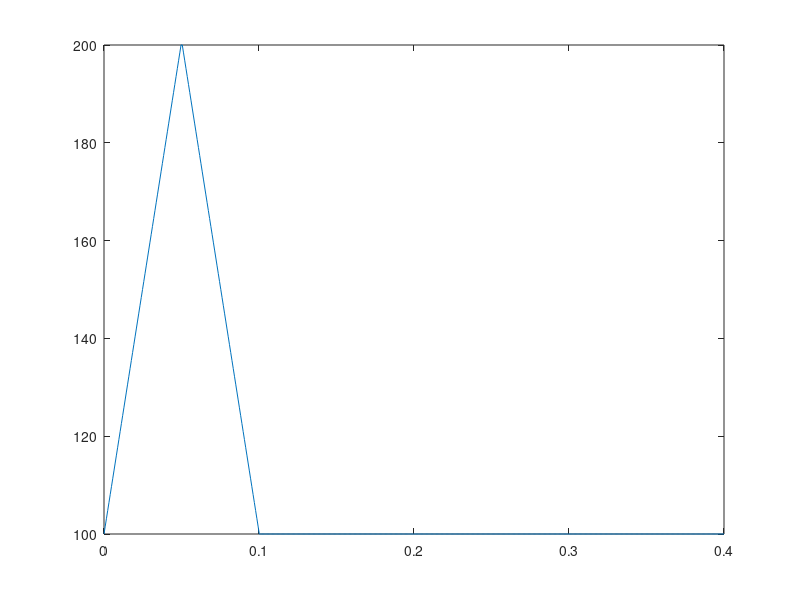

Source code (MATLAB): (Note: this script raises an error after producing the figure.)
clc
clear
close all
%% Params

f = 2.5; % Hz
T = 1/f;

N = 500;
publish_rate = f*N

V_thrust = 2000; % mm/s
V_swing = 2000; % mm/s
V_return = 2000; % mm/s

L_touchdown = 100; % mm
L_liftoff = 200; % mm
L_swing = 100; % mm


%% Calculation

h = L_touchdown*ones(N,1);
t = linspace(0,T,N);

% thrust phase (1)
dh_thrust = L_liftoff - L_touchdown;
T_thrust = dh_thrust / V_thrust;
i_thrust = int32(T_thrust / T * N);
t_thrust = linspace(0,T_thrust,i_thrust);
h(1:i_thrust) = L_touchdown + (t_thrust/T_thrust).*(dh_thrust);

% swing phase (2)
dh_swing = L_swing - L_liftoff;
T_swing = -dh_swing / V_swing;
i_swing = int32(T_swing / T * N);
t_swing = -linspace(0,T_swing,i_swing);
h(i_thrust+1:i_thrust+i_swing) = L_liftoff - (t_swing/T_swing).*dh_swing;

% return phase (3)
dh_return = L_touchdown - L_swing;
T_return = dh_return / V_return;
i_return = int32(T_return / T * N);
t_return = linspace(0,T_return,i_return);
h(i_thrust+i_swing+1:i_thrust+i_swing+i_return) = L_swing + (t_return/T_return).*dh_return;

%% Visualize

figure
plot(t,h)


%% Save

x = zeros(N,1);
z = zeros(N,1);
dat = [x -h z];
writematrix(dat, 'jump-test.csv', 'Delimiter', ',')